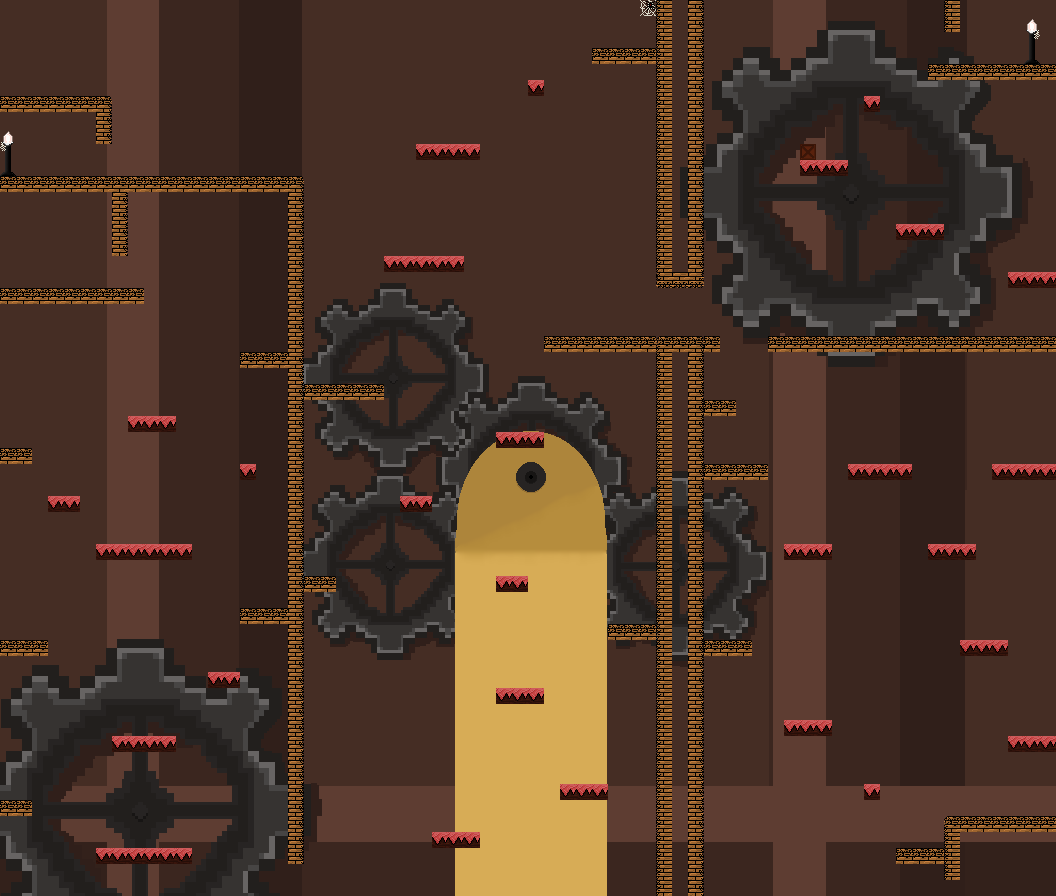

Tiled map render using the project's own tile images. Description and the map definition, with tile-layer contents summarised, below:
An orthogonal 66x56 tile map with 16x16 px tiles, 3 tile layers (Background, Scenery, Ground) and 1 object (P1 Spawn).

<map version="1.2" tiledversion="2020.05.07" orientation="orthogonal" renderorder="right-down" width="66" height="56" tilewidth="16" tileheight="16" infinite="0" nextlayerid="7" nextobjectid="16">
 <editorsettings>
  <export target="tilemap06.json" format="json" />
 </editorsettings>
 <tileset firstgid="1" name="fullsheet_pack" tilewidth="16" tileheight="16" tilecount="29172" columns="187">
  <image source="FullSheet.png" width="3000" height="2500" />
 </tileset>
 <layer id="1" name="Background" width="66" height="56">
  <data>[3696 cells, 3696 non-empty, 3696 distinct tile ids]</data>
 </layer>
 <layer id="6" name="Scenery" width="66" height="56">
  <data>[3696 cells, 7 non-empty, 7 distinct tile ids]</data>
 </layer>
 <layer id="3" name="Ground" width="66" height="56">
  <data>[3696 cells, 361 non-empty, 10 distinct tile ids]</data>
 </layer>
 <objectgroup id="5" name="Objects">
  <object id="1" name="P1 Spawn" x="36.62" y="158.227">
   <point />
  </object>
 </objectgroup>
</map>
